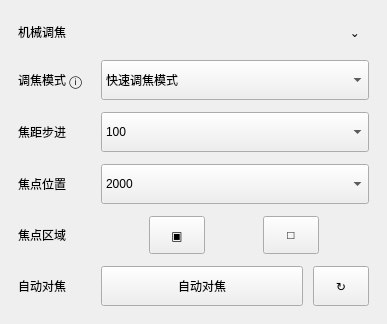
                  <widget class="QFrame" name="allFocusCard">
                   <property name="frameShape">
                    <enum>QFrame::NoFrame</enum>
                   </property>
                   <property name="card" stdset="0">
                    <bool>true</bool>
                   </property>
                   <layout class="QVBoxLayout" name="verticalLayout_allFocusCard">
                    <property name="spacing">
                     <number>14</number>
                    </property>
                    <property name="leftMargin">
                     <number>18</number>
                    </property>
                    <property name="topMargin">
                     <number>18</number>
                    </property>
                    <property name="rightMargin">
                     <number>18</number>
                    </property>
                    <property name="bottomMargin">
                     <number>18</number>
                    </property>
                    <item>
                     <widget class="QFrame" name="allFocusCardHeaderFrame">
                      <property name="frameShape">
                       <enum>QFrame::NoFrame</enum>
                      </property>
                      <layout class="QHBoxLayout" name="horizontalLayout_allFocusCardHeader">
                       <property name="spacing">
                        <number>0</number>
                       </property>
                       <property name="leftMargin">
                        <number>0</number>
                       </property>
                       <property name="topMargin">
                        <number>0</number>
                       </property>
                       <property name="rightMargin">
                        <number>0</number>
                       </property>
                       <property name="bottomMargin">
                        <number>0</number>
                       </property>
                       <item>
                        <widget class="QLabel" name="allFocusCardTitleLabel">
                         <property name="text">
                          <string>机械调焦</string>
                         </property>
                         <property name="cardTitle" stdset="0">
                          <bool>true</bool>
                         </property>
                        </widget>
                       </item>
                       <item>
                        <spacer name="horizontalSpacer_allFocusCardHeader">
                         <property name="orientation">
                          <enum>Qt::Horizontal</enum>
                         </property>
                         <property name="sizeHint" stdset="0">
                          <size>
                           <width>40</width>
                           <height>20</height>
                          </size>
                         </property>
                        </spacer>
                       </item>
                       <item>
                        <widget class="QToolButton" name="allFocusCardCollapseButton">
                         <property name="minimumSize">
                          <size>
                           <width>28</width>
                           <height>28</height>
                          </size>
                         </property>
                         <property name="text">
                          <string>⌄</string>
                         </property>
                         <property name="autoRaise">
                          <bool>true</bool>
                         </property>
                        </widget>
                       </item>
                      </layout>
                     </widget>
                    </item>
                    <item>
                     <widget class="QFrame" name="allFocusFormFrame">
                      <property name="frameShape">
                       <enum>QFrame::NoFrame</enum>
                      </property>
                      <layout class="QGridLayout" name="gridLayout_allFocus">
                       <property name="leftMargin">
                        <number>0</number>
                       </property>
                       <property name="topMargin">
                        <number>0</number>
                       </property>
                       <property name="rightMargin">
                        <number>0</number>
                       </property>
                       <property name="bottomMargin">
                        <number>0</number>
                       </property>
                       <property name="horizontalSpacing">
                        <number>18</number>
                       </property>
                       <property name="verticalSpacing">
                        <number>12</number>
                       </property>
                       <item row="0" column="0">
                        <widget class="QLabel" name="focusModeLabel">
                         <property name="text">
                          <string>调焦模式 ⓘ</string>
                         </property>
                         <property name="formLabel" stdset="0">
                          <bool>true</bool>
                         </property>
                        </widget>
                       </item>
                       <item row="0" column="1">
                        <widget class="QComboBox" name="focusModeComboBox">
                         <property name="minimumSize">
                          <size>
                           <width>260</width>
                           <height>40</height>
                          </size>
                         </property>
                         <item>
                          <property name="text">
                           <string>快速调焦模式</string>
                          </property>
                         </item>
                        </widget>
                       </item>
                       <item row="1" column="0">
                        <widget class="QLabel" name="focusStepLabel">
                         <property name="text">
                          <string>焦距步进</string>
                         </property>
                         <property name="formLabel" stdset="0">
                          <bool>true</bool>
                         </property>
                        </widget>
                       </item>
                       <item row="1" column="1">
                        <widget class="QComboBox" name="focusStepComboBox">
                         <property name="minimumSize">
                          <size>
                           <width>260</width>
                           <height>40</height>
                          </size>
                         </property>
                         <item>
                          <property name="text">
                           <string>100</string>
                          </property>
                         </item>
                        </widget>
                       </item>
                       <item row="2" column="0">
                        <widget class="QLabel" name="focusPositionLabel">
                         <property name="text">
                          <string>焦点位置</string>
                         </property>
                         <property name="formLabel" stdset="0">
                          <bool>true</bool>
                         </property>
                        </widget>
                       </item>
                       <item row="2" column="1">
                        <widget class="QComboBox" name="focusPositionComboBox">
                         <property name="minimumSize">
                          <size>
                           <width>260</width>
                           <height>40</height>
                          </size>
                         </property>
                         <item>
                          <property name="text">
                           <string>2000</string>
                          </property>
                         </item>
                        </widget>
                       </item>
                       <item row="3" column="0">
                        <widget class="QLabel" name="allFocusRegionLabel">
                         <property name="text">
                          <string>焦点区域</string>
                         </property>
                         <property name="formLabel" stdset="0">
                          <bool>true</bool>
                         </property>
                        </widget>
                       </item>
                       <item row="3" column="1">
                        <widget class="QFrame" name="allFocusRegionButtonsFrame">
                         <property name="frameShape">
                          <enum>QFrame::NoFrame</enum>
                         </property>
                         <layout class="QHBoxLayout" name="horizontalLayout_allFocusRegionButtons">
                          <property name="spacing">
                           <number>10</number>
                          </property>
                          <property name="leftMargin">
                           <number>0</number>
                          </property>
                          <property name="topMargin">
                           <number>0</number>
                          </property>
                          <property name="rightMargin">
                           <number>0</number>
                          </property>
                          <property name="bottomMargin">
                           <number>0</number>
                          </property>
                          <item>
                           <widget class="QToolButton" name="allFocusRegionAutoButton">
                            <property name="minimumSize">
                             <size>
                              <width>56</width>
                              <height>38</height>
                             </size>
                            </property>
                            <property name="text">
                             <string>▣</string>
                            </property>
                           </widget>
                          </item>
                          <item>
                           <widget class="QToolButton" name="allFocusRegionRectButton">
                            <property name="minimumSize">
                             <size>
                              <width>56</width>
                              <height>38</height>
                             </size>
                            </property>
                            <property name="text">
                             <string>□</string>
                            </property>
                           </widget>
                          </item>
                         </layout>
                        </widget>
                       </item>
                       <item row="4" column="0">
                        <widget class="QLabel" name="allAutoFocusLabel">
                         <property name="text">
                          <string>自动对焦</string>
                         </property>
                         <property name="formLabel" stdset="0">
                          <bool>true</bool>
                         </property>
                        </widget>
                       </item>
                       <item row="4" column="1">
                        <widget class="QFrame" name="allAutoFocusButtonsFrame">
                         <property name="frameShape">
                          <enum>QFrame::NoFrame</enum>
                         </property>
                         <layout class="QHBoxLayout" name="horizontalLayout_allAutoFocusButtons">
                          <property name="spacing">
                           <number>10</number>
                          </property>
                          <property name="leftMargin">
                           <number>0</number>
                          </property>
                          <property name="topMargin">
                           <number>0</number>
                          </property>
                          <property name="rightMargin">
                           <number>0</number>
                          </property>
                          <property name="bottomMargin">
                           <number>0</number>
                          </property>
                          <item>
                           <widget class="QPushButton" name="allAutoFocusButton">
                            <property name="minimumSize">
                             <size>
                              <width>202</width>
                              <height>40</height>
                             </size>
                            </property>
                            <property name="text">
                             <string>自动对焦</string>
                            </property>
                            <property name="softButton" stdset="0">
                             <bool>true</bool>
                            </property>
                           </widget>
                          </item>
                          <item>
                           <widget class="QToolButton" name="allAutoFocusResetButton">
                            <property name="minimumSize">
                             <size>
                              <width>56</width>
                              <height>40</height>
                             </size>
                            </property>
                            <property name="text">
                             <string>↻</string>
                            </property>
                           </widget>
                          </item>
                         </layout>
                        </widget>
                       </item>
                      </layout>
                     </widget>
                    </item>
                   </layout>
                  </widget>
